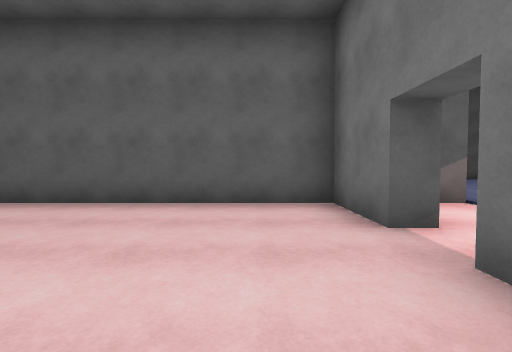
view 1 (above)

16 first-person views from a walk through a Unity game level. The camera is 1.2 m above the floor, tilts 2° down and sees 90° across. The floor is counted in squares, 2 m on a side. Each view is taken from the middle of a square. On the plan, view 1 faces up. The plan holds only what a view shows up to about 9 squares ahead; the rest is blank. The place goes on beyond the plan. The player character is not drawn. Door leaves are left out, so doorways stand open. Surface patterns are stand-ins for the level's own textures.

view 2
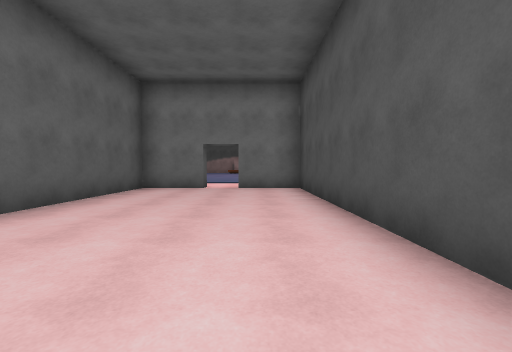

view 3
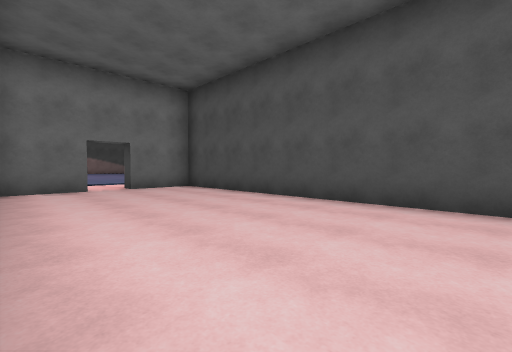

view 4
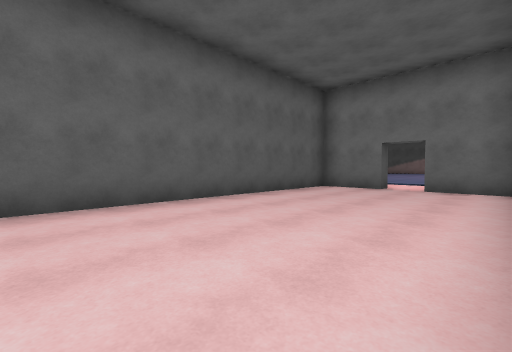

view 5
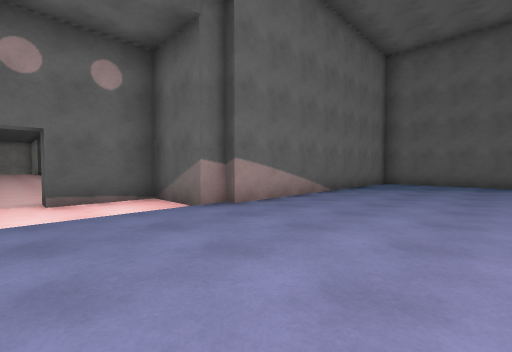

view 6
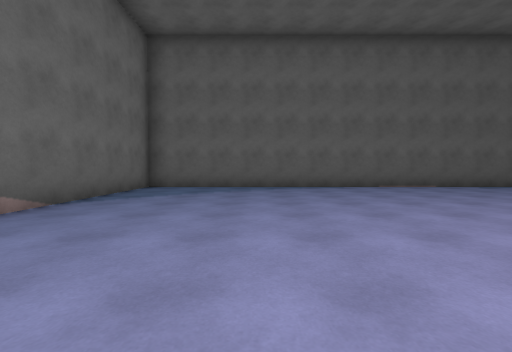

view 7
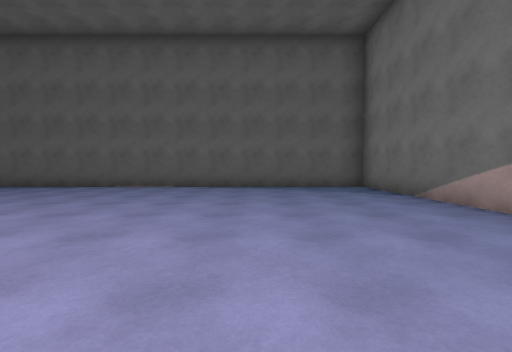

view 8
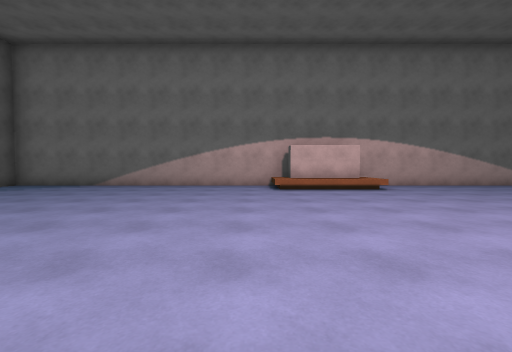

view 9
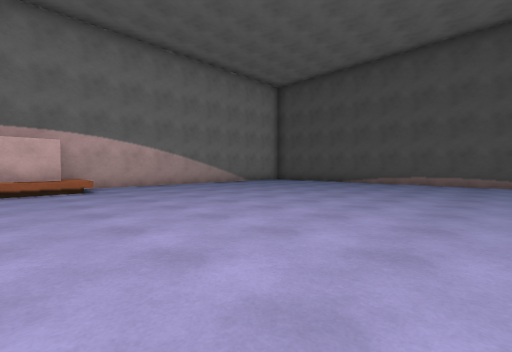

view 10
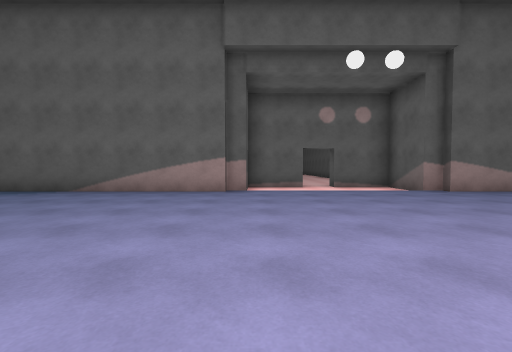

view 11
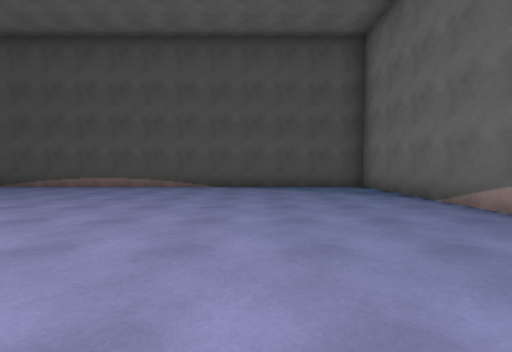

view 12
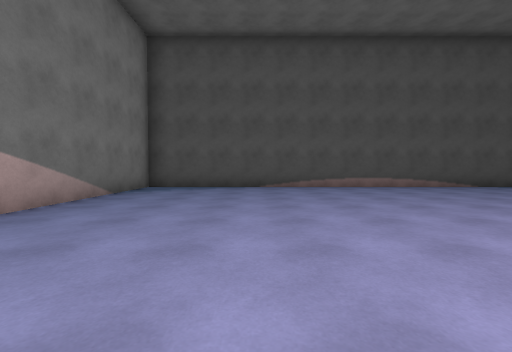

view 13
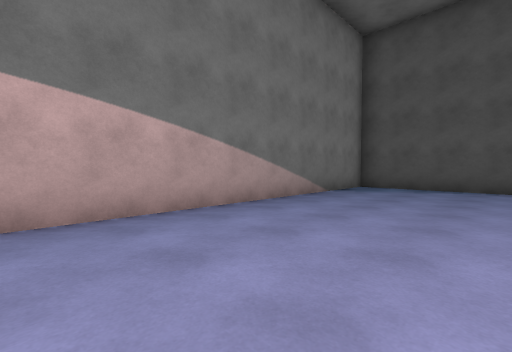

view 14
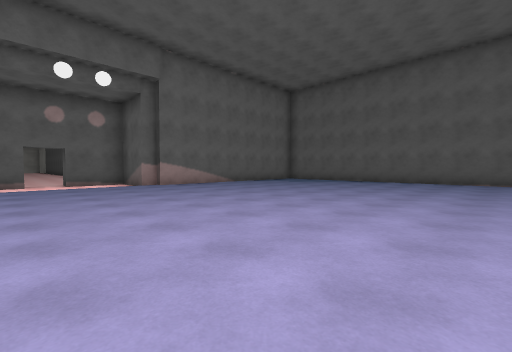

view 15
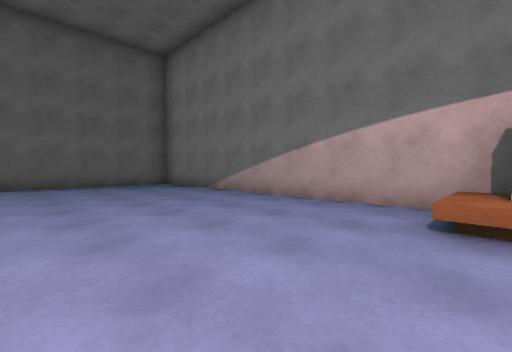

view 16
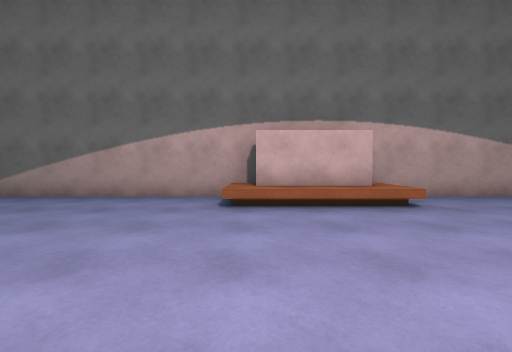

### Floor plan
Points are (right, up) in squares from view 1. A wall is a line through its corners. A room is listed if a view was taken in it or the views show most of it. See-through windows are left out.
Room 1 (views 1, 2, 3, 4)
walls: (-6.1, -0.3) (2, -0.3); (1.8, 2.5) (1.3, 2.5) (1.3, 4.2); (1.3, -0.4) (1.3, 1.5) (1.8, 1.5); (2, 4.2) (-6.1, 4.2)
ways out: open door at (1.5, 2) to room 2
Room 2 (views 5, 6, 7, 8, 9, 10, 11, 12, 13, 14, 15, 16)
walls: (17.4, 0.9) (17.4, 3); (18.2, 2.9) (18.2, 11.8) (3.8, 11.8) (3.8, 4.8); (3.8, -0.6) (3.8, -7.8) (18.2, -7.8) (18.2, 1); (3.5, 4.9) (3.5, 4.2) (2, 4.2); (1.8, 1.5) (1.8, -0.2); (2, -0.3) (3.5, -0.3) (3.5, -0.8); (1.8, 4.4) (1.8, 2.5)
low walls: (16.7, 0.5) (16.7, 3.5); (16.9, 0.6) (16.9, 3.4)
ways out: open door at (1.5, 2) to room 1

Positions as (right, up) in squares from view 1, and headings:
1: (0, 0), facing up
2: (-6, 1), facing right
3: (-6, 4), facing down-right
4: (-6, 0), facing up-right
5: (7, 2), facing up-left
6: (7, 4), facing up
7: (15, 4), facing up
8: (10, 4), facing right
9: (10, 2), facing down-right
10: (10, 0), facing left
11: (7, 0), facing down
12: (15, 0), facing down
13: (15, 0), facing down-right
14: (12, 1), facing up-left
15: (14, 3), facing up-right
16: (13, 3), facing right
